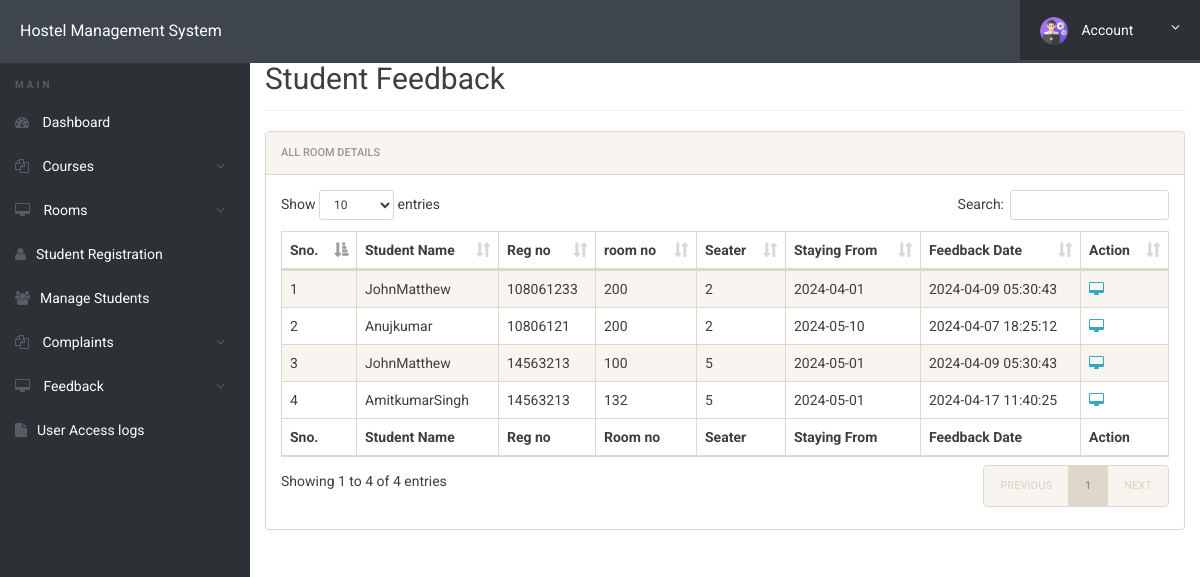
Page /hostel/admin/feedbacks.php (signed in) on the committed database.
### tables this page shows
CREATE TABLE `registration` (
  `id` int(11) NOT NULL,
  `roomno` int(11) DEFAULT NULL,
  `seater` int(11) DEFAULT NULL,
  `feespm` int(11) DEFAULT NULL,
  `foodstatus` int(11) DEFAULT NULL,
  `stayfrom` date DEFAULT NULL,
  `duration` int(11) DEFAULT NULL,
  `course` varchar(500) DEFAULT NULL,
  `regno` int(11) DEFAULT NULL,
  `firstName` varchar(500) DEFAULT NULL,
  `middleName` varchar(500) DEFAULT NULL,
  `lastName` varchar(500) DEFAULT NULL,
  `gender` varchar(250) DEFAULT NULL,
  `contactno` bigint(11) DEFAULT NULL,
  `emailid` varchar(500) DEFAULT NULL,
  `egycontactno` bigint(11) DEFAULT NULL,
  `guardianName` varchar(500) DEFAULT NULL,
  `guardianRelation` varchar(500) DEFAULT NULL,
  `guardianContactno` bigint(11) DEFAULT NULL,
  `corresAddress` varchar(500) DEFAULT NULL,
  `corresCIty` varchar(500) DEFAULT NULL,
  `corresState` varchar(500) DEFAULT NULL,
  `corresPincode` int(11) DEFAULT NULL,
  `pmntAddress` varchar(500) DEFAULT NULL,
  `pmntCity` varchar(500) DEFAULT NULL,
  `pmnatetState` varchar(500) DEFAULT NULL,
  `pmntPincode` int(11) DEFAULT NULL,
  `postingDate` timestamp NULL DEFAULT current_timestamp(),
  `updationDate` varchar(500) DEFAULT NULL
);

CREATE TABLE `userregistration` (
  `id` int(11) NOT NULL,
  `regNo` varchar(255) DEFAULT NULL,
  `firstName` varchar(255) DEFAULT NULL,
  `middleName` varchar(255) DEFAULT NULL,
  `lastName` varchar(255) DEFAULT NULL,
  `gender` varchar(255) DEFAULT NULL,
  `contactNo` bigint(20) DEFAULT NULL,
  `email` varchar(255) DEFAULT NULL,
  `password` varchar(255) DEFAULT NULL,
  `regDate` timestamp NULL DEFAULT current_timestamp(),
  `updationDate` varchar(45) DEFAULT NULL,
  `passUdateDate` varchar(45) DEFAULT NULL
);

CREATE TABLE `feedback` (
  `id` int(11) NOT NULL,
  `AccessibilityWarden` varchar(255) DEFAULT NULL,
  `AccessibilityMember` varchar(255) DEFAULT NULL,
  `RedressalProblem` varchar(255) DEFAULT NULL,
  `Room` varchar(255) DEFAULT NULL,
  `Mess` varchar(255) DEFAULT NULL,
  `HostelSurroundings` varchar(255) DEFAULT NULL,
  `OverallRating` varchar(255) DEFAULT NULL,
  `FeedbackMessage` varchar(255) DEFAULT NULL,
  `userId` int(11) DEFAULT NULL,
  `postinDate` timestamp NULL DEFAULT current_timestamp()
);

### hostel/admin/feedbacks.php (the view, shortened to what this page needs)
<?php
include('includes/config.php');
?>
<!doctype html>
<html lang="en" class="no-js">
<head>
	<link rel="stylesheet" href="css/font-awesome.min.css">
	<link rel="stylesheet" href="css/bootstrap.min.css">
	<link rel="stylesheet" href="css/dataTables.bootstrap.min.css">
	<link rel="stylesheet" href="css/bootstrap-social.css">
	<link rel="stylesheet" href="css/bootstrap-select.css">
	<link rel="stylesheet" href="css/fileinput.min.css">
	<link rel="stylesheet" href="css/awesome-bootstrap-checkbox.css">
	<link rel="stylesheet" href="css/style.css">
</head>
<body>
	<?php include('includes/header.php');?>
	<div class="ts-main-content">
			<?php include('includes/sidebar.php');?>
		<div class="content-wrapper">
			<div class="container-fluid">
				<div class="row">
					<div class="col-md-12">
						<h2 class="page-title" style="margin-top:4%">Student Feedback</h2>
						<div class="panel panel-default">
							<div class="panel-heading">All Room Details</div>
							<div class="panel-body">
								<table id="zctb" class="display table table-striped table-bordered table-hover" cellspacing="0" width="100%">
									<thead>
										<tr>
											<th>Sno.</th>
											<th>Student Name</th>
											<th>Reg no</th>
											<th>room no  </th>
											<th>Seater </th>
											<th>Staying From </th>
											<th>Feedback Date </th>
											<th>Action</th>
										</tr>
									</thead>
									<tfoot>
										<tr>
											<th>Sno.</th>
											<th>Student Name</th>
											<th>Reg no</th>
											<th>Room no  </th>
											<th>Seater </th>
											<th>Staying From </th>
											<th>Feedback Date </th>
											<th>Action</th>
										</tr>
									</tfoot>
									<tbody>
<?php
$ret="select * from registration
JOIN userregistration on userregistration.email=registration.emailid
join feedback on userregistration.id=feedback.userId";
$stmt= $mysqli->prepare($ret) ;
$stmt->execute() ;
$res=$stmt->get_result();
$cnt=1;
while($row=$res->fetch_object())
	  {
	  	?>
<tr><td><?php echo $cnt;;?></td>
<td><?php echo $row->firstName;?><?php echo $row->middleName;?><?php echo $row->lastName;?></td>
<td><?php echo $row->regno;?></td>
<td><?php echo $row->roomno;?></td>
<td><?php echo $row->seater;?></td>
<td><?php echo $row->stayfrom;?></td>
<td><?php echo $row->postinDate;?></td>
<td>
<a href="feedback-details.php?regno=<?php echo $row->regno;?>&&uid=<?php echo $row->userId;?>" title="View Full Details" target="blank"><i class="fa fa-desktop"></i></a>&nbsp;&nbsp;
</td>
										</tr>
									<?php
$cnt=$cnt+1;
									 } ?>
									</tbody>
								</table>
							</div>
						</div>
					</div>
				</div>
			</div>
		</div>
	</div>
</body>
</html>

### hostel/admin/css/style.css (style rules this page uses)
html { font-size: 14px; }
@media only screen and (min-width: 480px) { html { font-size: 17px; } }
@media only screen and (min-width: 768px) { html { font-size: 14px; } }
body { font-size: 1em; }
a { color: #37a6c4; }
.panel { overflow: hidden; }
.page-title { padding-bottom: 15px; margin-bottom: 20px; border-bottom: 1px solid #f0f0f0; }
.ts-main-content .content-wrapper { padding-top: 15px; margin-top: 10px; }
@media only screen and (min-width: 992px) { .ts-main-content .content-wrapper { margin-left: 250px; } }

### rows in the picture
registration: userregistration.firstName "John", userregistration.lastName "Matthew", regno "108061233", roomno "200", seater "2", stayfrom "2024-04-01", feedback.postinDate "2024-04-09 05:30:43"
registration: userregistration.firstName "Anuj", userregistration.lastName "kumar", regno "10806121", roomno "200", seater "2", stayfrom "2024-05-10", feedback.postinDate "2024-04-07 18:25:12"
registration: userregistration.firstName "John", userregistration.lastName "Matthew", regno "14563213", roomno "100", seater "5", stayfrom "2024-05-01", feedback.postinDate "2024-04-09 05:30:43"
registration: userregistration.firstName "Amit", userregistration.middleName "kumar", userregistration.lastName "Singh", regno "14563213", roomno "132", seater "5", stayfrom "2024-05-01", feedback.postinDate "2024-04-17 11:40:25"
